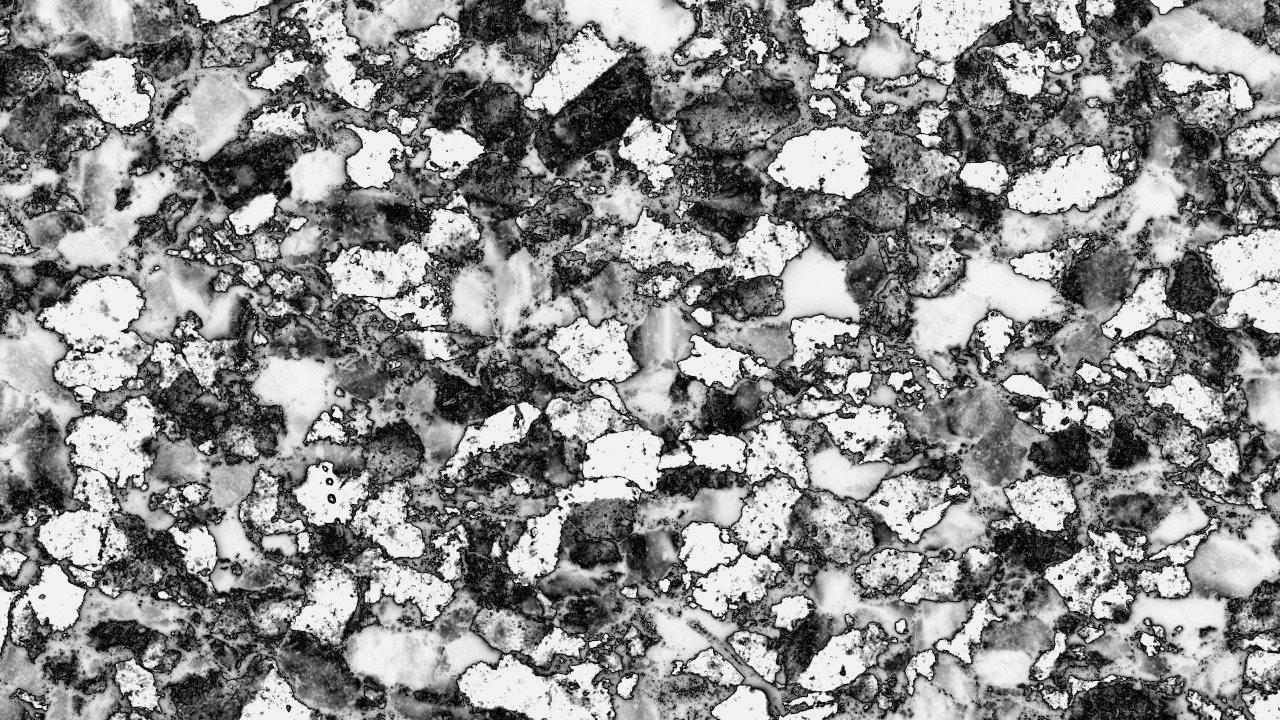
#> input picture 2.jpeg, 1280 x 720 px, found by its file name
$ python sobel.py
#> lines starting #> are read from the running program, lines starting #| are printed output that depends on the picture; after the words box and inside, x2 and y2 are one past the last pixel; in counts of white or black regions, pixels touching at a corner belong together
import cv2 as cv
import numpy as np

img = cv.imread("2.jpeg", cv.IMREAD_GRAYSCALE)
#> img is the input picture: shape (720, 1280); min 0, max 255, mean 140.5
img_col = cv.cvtColor(img, cv.COLOR_GRAY2BGR) #convert the grey image to color by assigning the greyscale intensity values to B, G, and R components as well

ddepth = cv.CV_16S
scale = 1
delta = 0

cv.namedWindow("img", cv.WINDOW_NORMAL)
cv.createTrackbar("th", "img", 0, 255, lambda x:None)
#> slider 'th' is set to 85
cv.createTrackbar("ksize", "img", 1, 255, lambda x:None)
cv.createTrackbar("sigma", "img", 0, 1000, lambda x:None)
#> slider 'sigma' is set to 100


while(1):
    ksize = cv.getTrackbarPos('ksize', 'img')
    ksize += 1-ksize%2
    sigma = cv.getTrackbarPos('sigma', 'img')/10.0
    img_gb = cv.GaussianBlur(img, (ksize,ksize), sigma)
    img_gb = cv.fastNlMeansDenoising(img_gb)

    grad_x = cv.Sobel(img_gb, ddepth, 1, 0, ksize=3, scale=scale, delta=delta, borderType=cv.BORDER_DEFAULT)
    grad_y = cv.Sobel(img_gb, ddepth, 0, 1, ksize=3, scale=scale, delta=delta, borderType=cv.BORDER_DEFAULT)
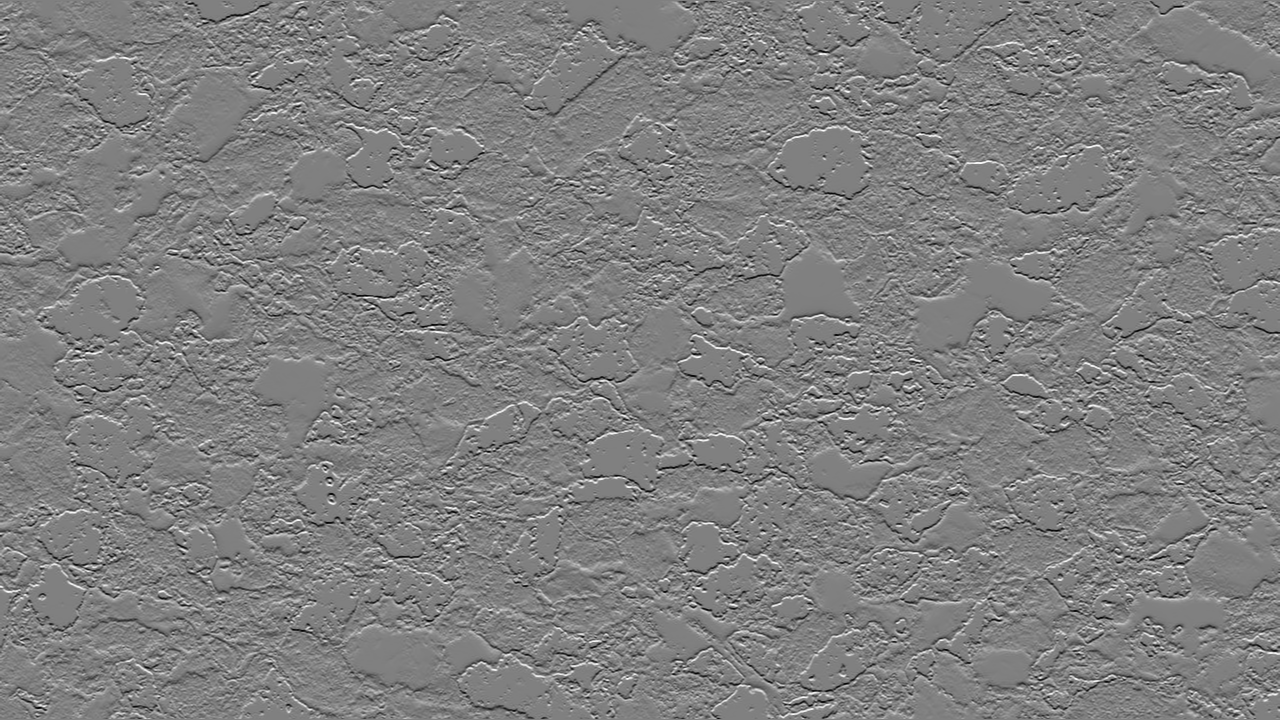
#> grad_y: shape (720, 1280) int16; min -973, max 964, mean -0.3; drawn with min black and max white
    abs_grad_x = cv.convertScaleAbs(grad_x)
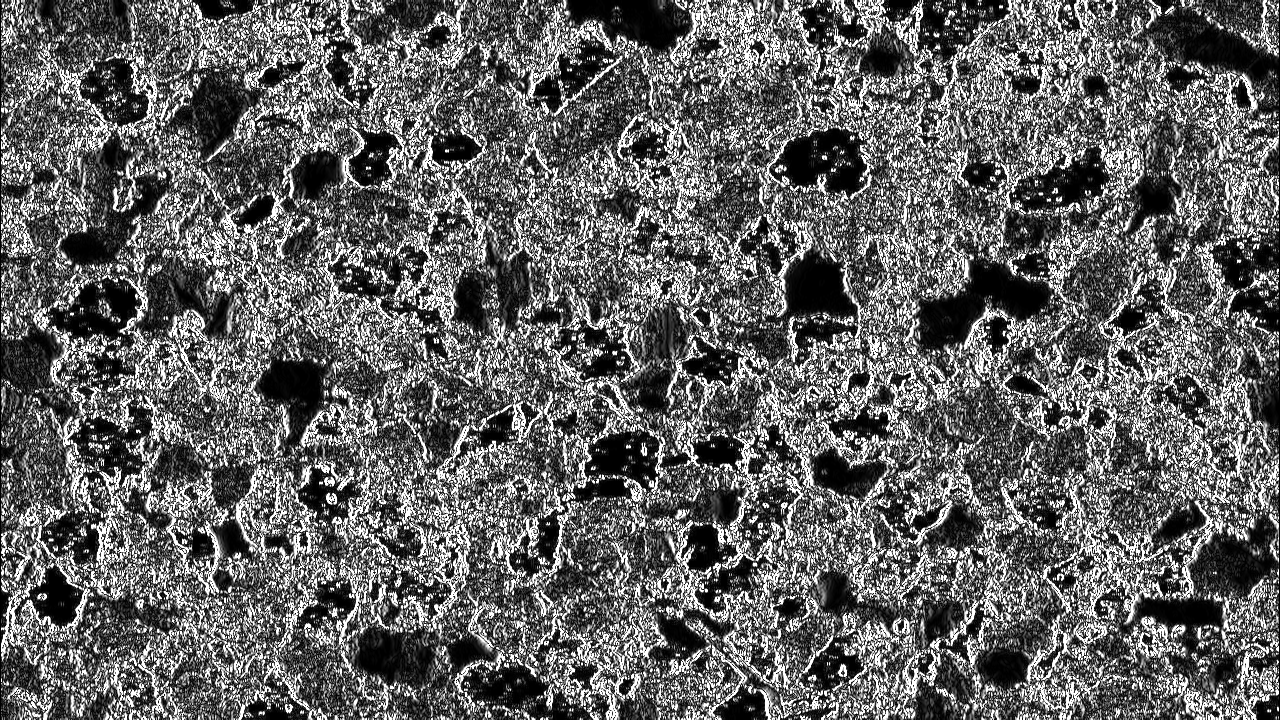
#> abs_grad_x: shape (720, 1280); min 0, max 255, mean 98.5
    abs_grad_y = cv.convertScaleAbs(grad_y)
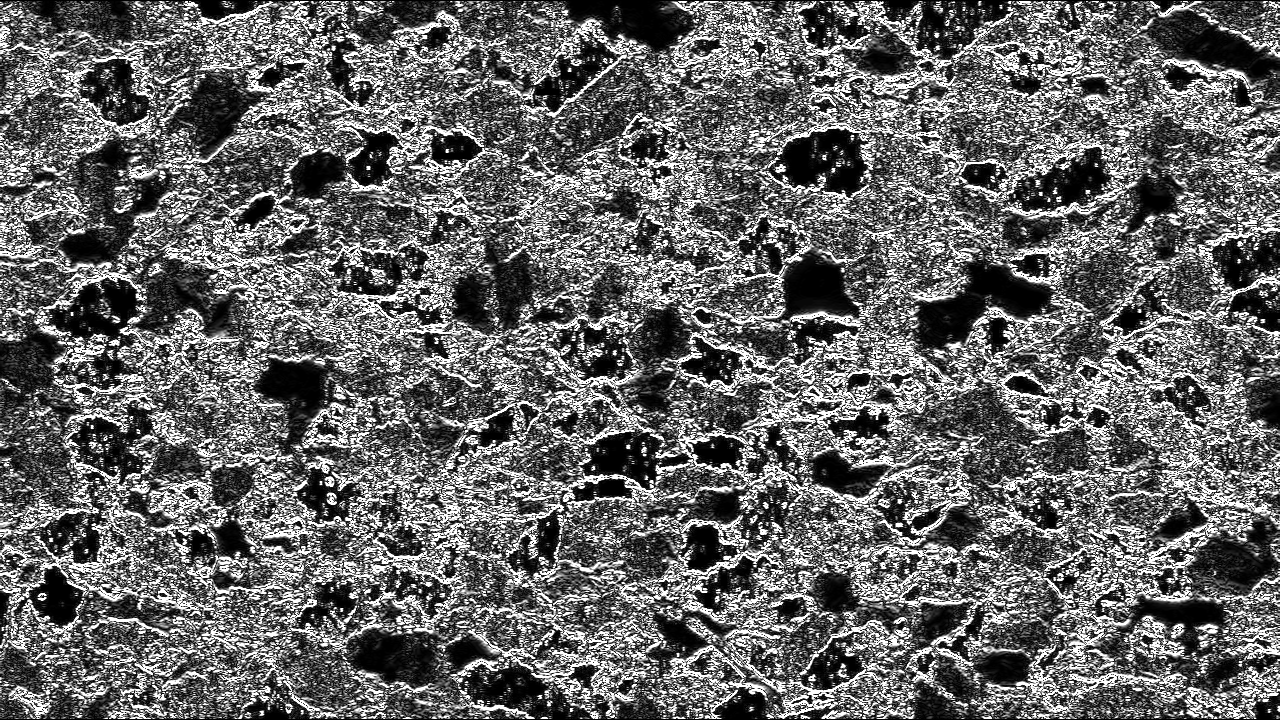
#> abs_grad_y: shape (720, 1280); min 0, max 255, mean 101.8
    grad = cv.addWeighted(abs_grad_x, 0.5, abs_grad_y, 0.5, 0)
    th = cv.getTrackbarPos('th','img')
    if th!=0:
        _, grad = cv.threshold(grad, th, 255, cv.THRESH_BINARY)
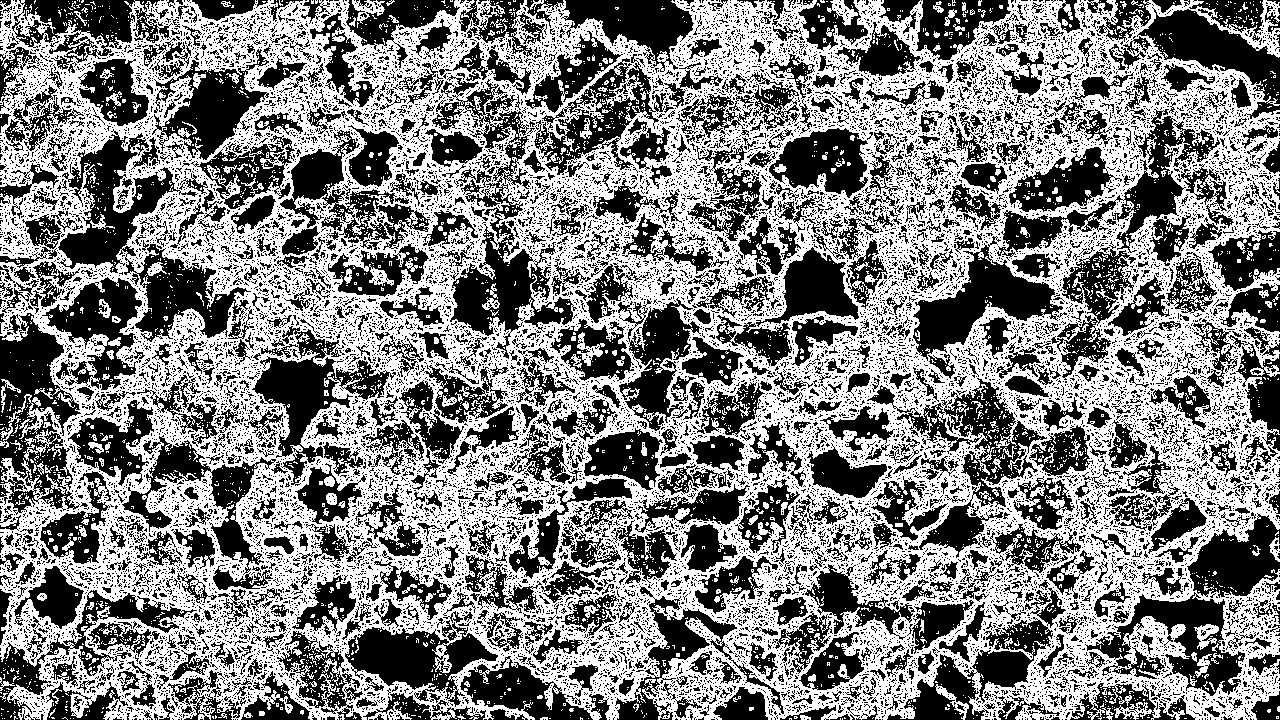
#> grad: shape (720, 1280); 51% white; 20120 black regions (18862 under 20 px), largest, box (x1, y1, x2, y2) and area: (57, 129, 251, 342) 11713, (432, 75, 577, 359) 9862, (0, 313, 81, 515) 8225
    # [4 lines of commented-out code are left out]
    cv.imshow("img", grad)
    k = cv.waitKey(1) & 0xFF
#> (key Esc is pressed here)
    if k == 27:
        cv.imwrite("sobel_res.png", grad)
        break
cv.destroyAllWindows()

$ run again, with 0.jpeg copied over 2.jpeg
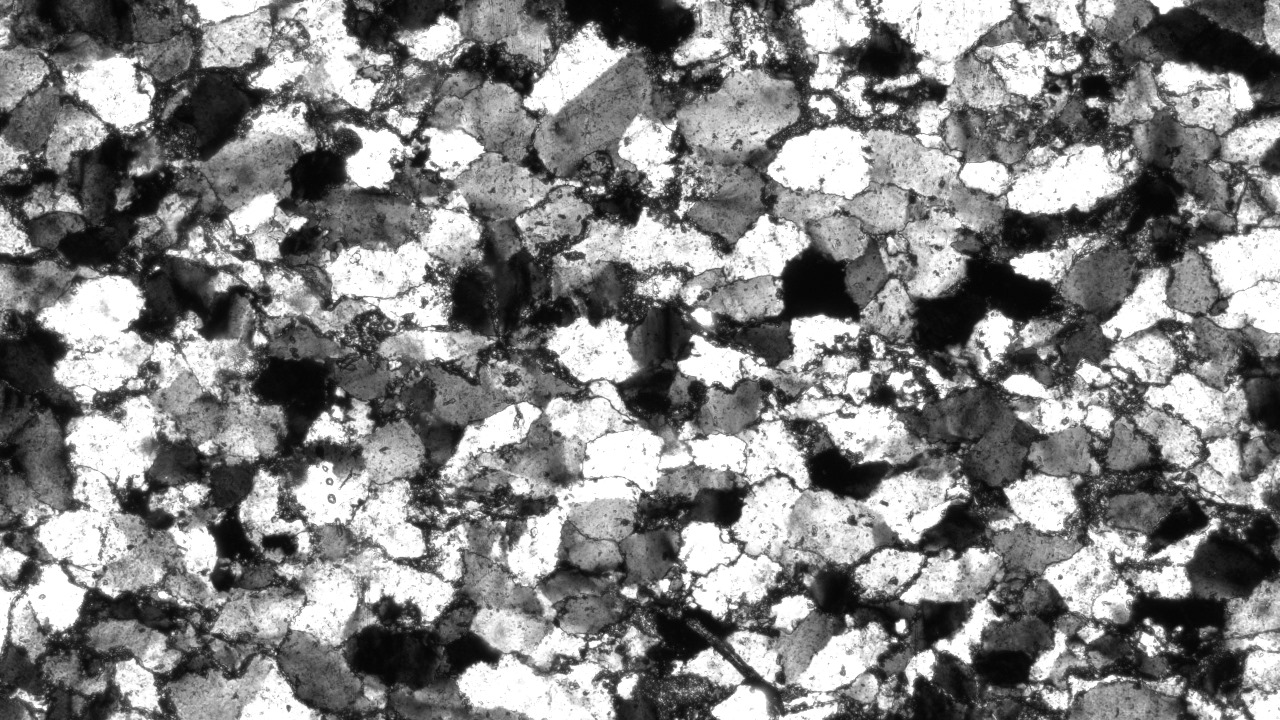
#> input picture 0.jpeg, 1280 x 720 px, found by its file name
#> img is the input picture: shape (720, 1280); min 0, max 255, mean 130.6
#> `abs_grad_y = cv.convertScaleAbs(grad_y)`:
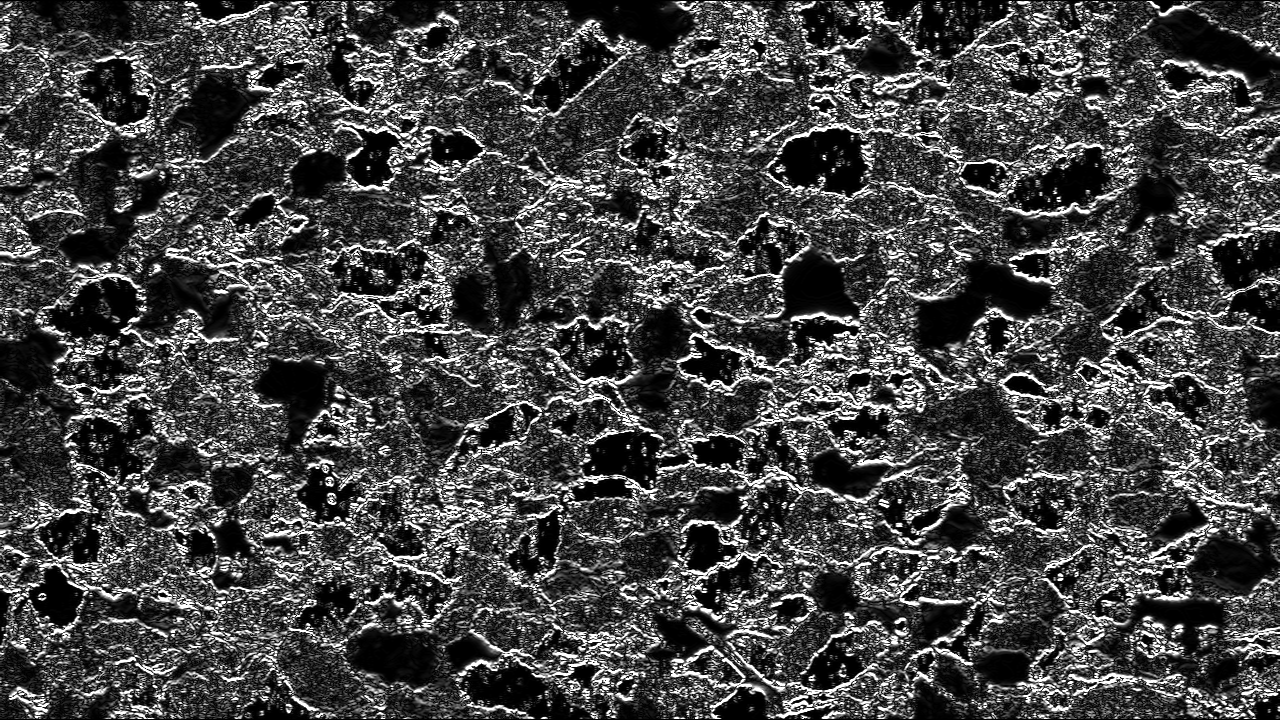
#> abs_grad_y: shape (720, 1280); min 0, max 255, mean 70.1
#> `_, grad = cv.threshold(grad, th, 255, cv.THRESH_BINARY)`:
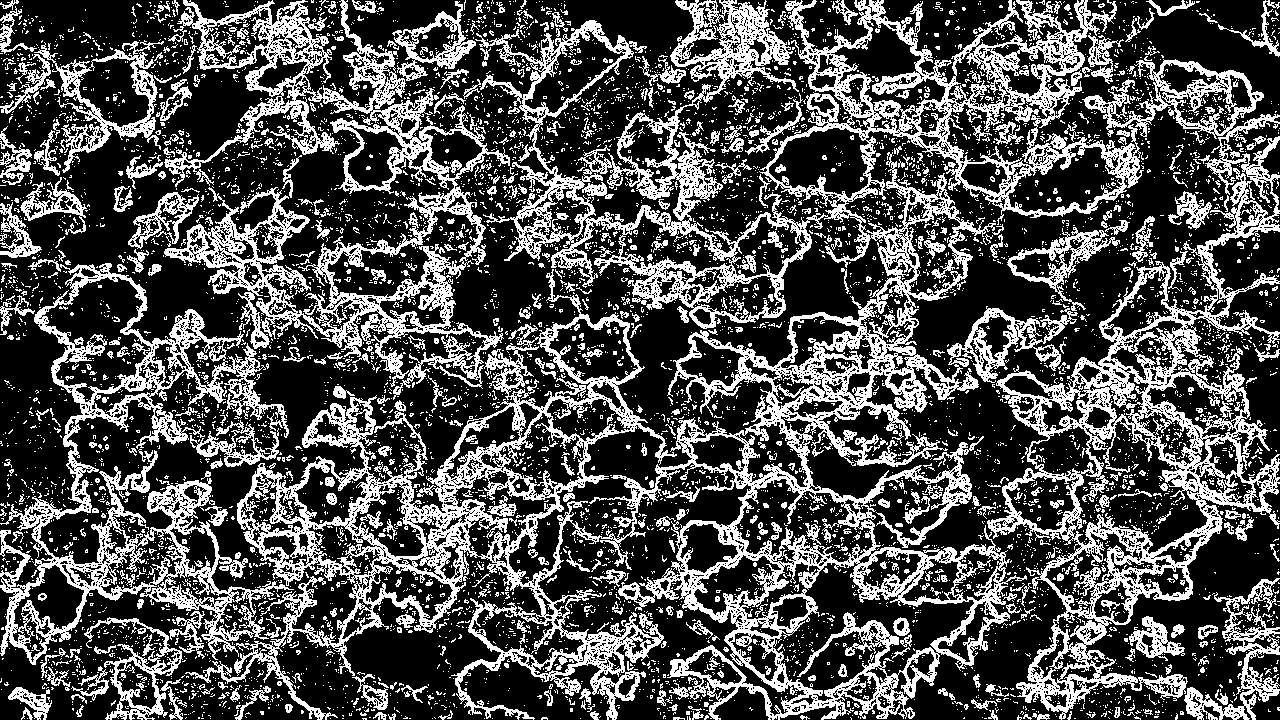
#> grad: shape (720, 1280); 31.3% white; 7224 white regions (6654 under 20 px), largest, box (x1, y1, x2, y2) and area: (185, 0, 1144, 720) 121302, (987, 59, 1280, 720) 35809, (164, 0, 510, 400) 29486

$ run again, with seg.png saved as 2.jpeg
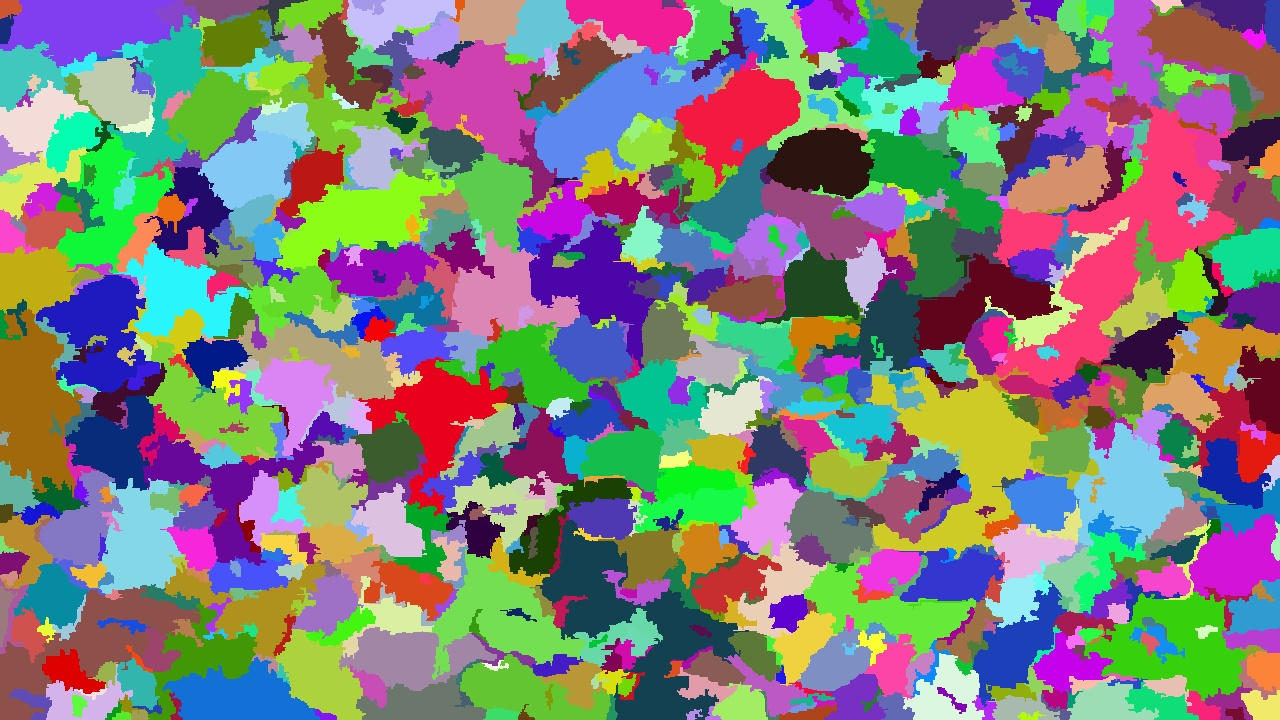
#> input picture seg.png, 1280 x 720 px, found by its file name
#> `grad_y = cv.Sobel(img_gb, ddepth, 0, 1, ksize=3, scale=scale, delta=de..`:
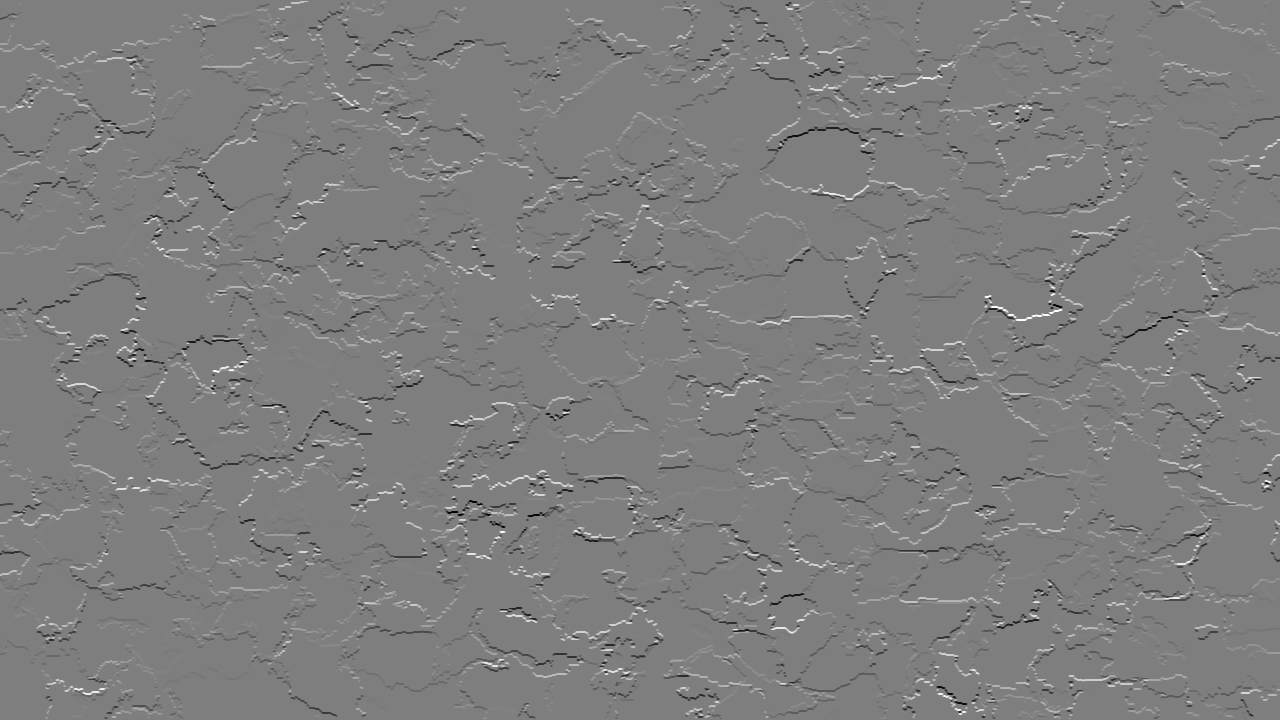
#> grad_y: shape (720, 1280) int16; min -768, max 775, mean 0.2; drawn with min black and max white
#> `_, grad = cv.threshold(grad, th, 255, cv.THRESH_BINARY)`:
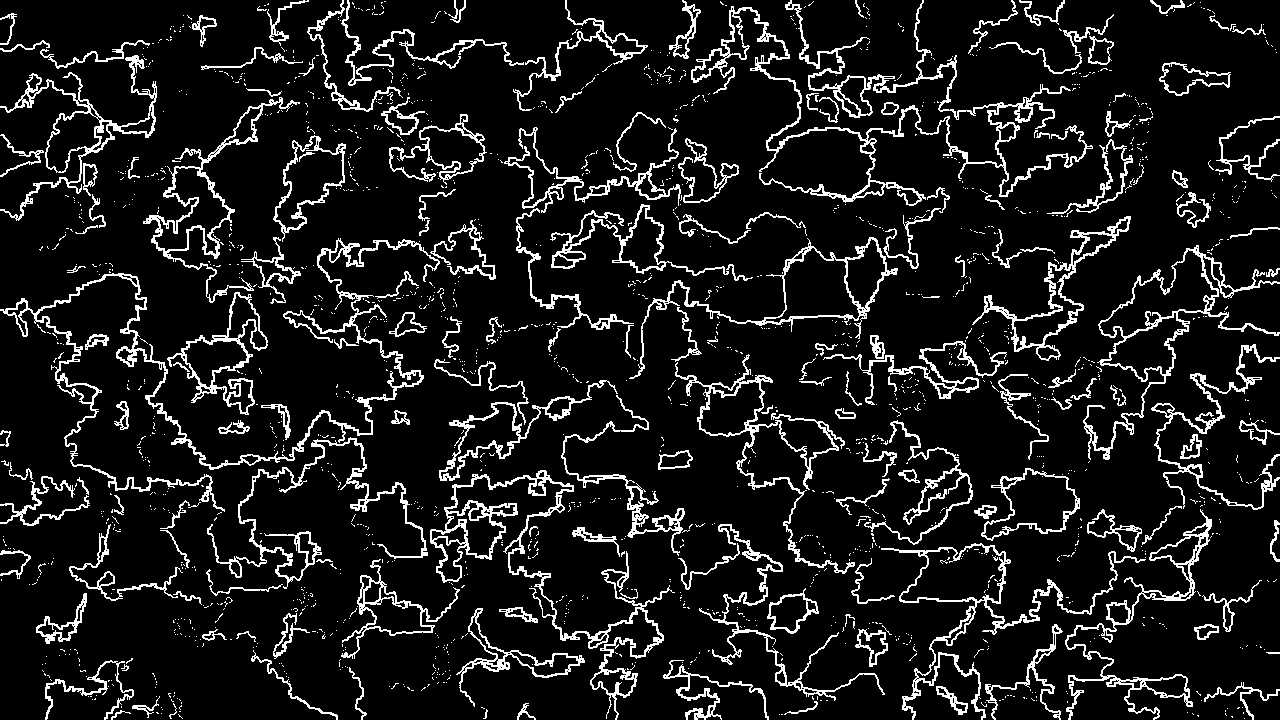
#> grad: shape (720, 1280); 10.4% white in thin lines or dots
